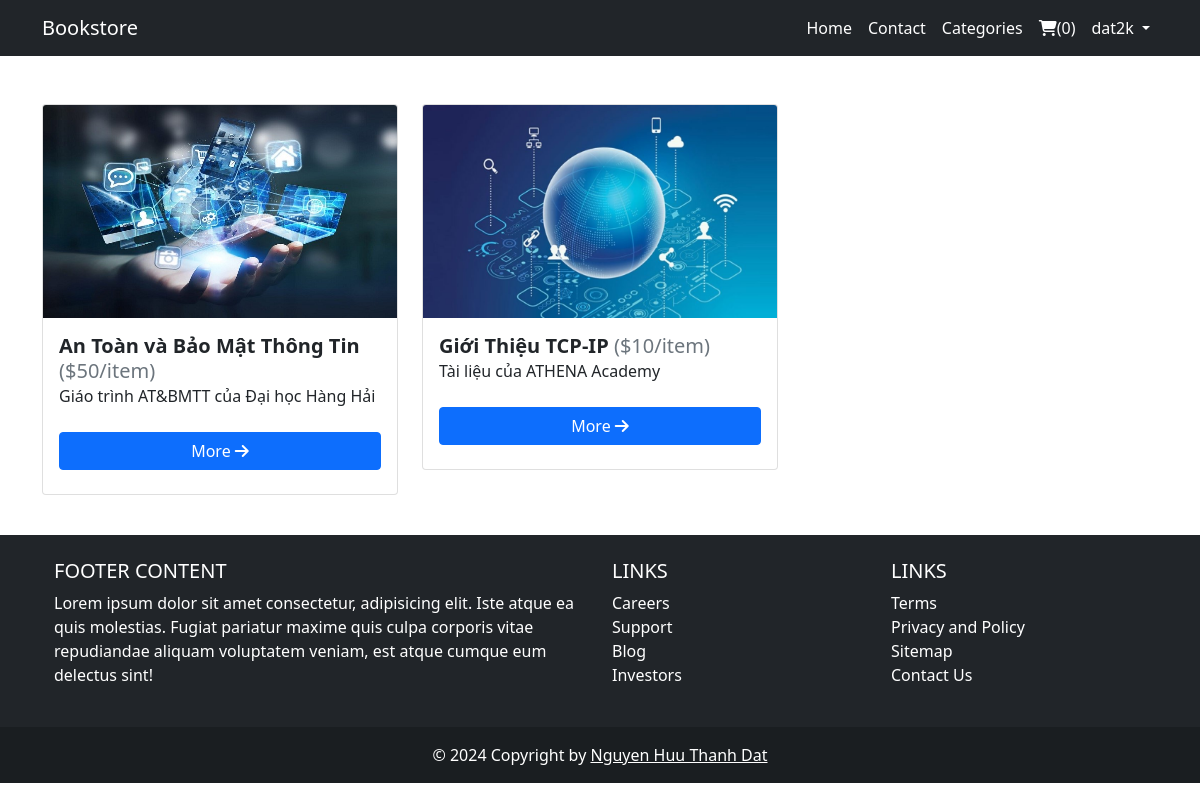
/categories/single-category.php?id=21 (signed in), run on the app's committed database.
### tables this page shows
CREATE TABLE `products` (
  `id` int(3) NOT NULL,
  `name` varchar(200) NOT NULL,
  `image` varchar(200) NOT NULL,
  `price` int(3) NOT NULL,
  `discount` int(3) NOT NULL,
  `file` text NOT NULL,
  `description` text NOT NULL,
  `status` int(1) NOT NULL DEFAULT 1,
  `category_id` int(3) NOT NULL,
  `created_at` timestamp NOT NULL DEFAULT current_timestamp()
);

### categories/single-category.php (the view, shortened to what this page needs)
<?php require  "../includes/header.php"; ?>
<?php require  "../config/config.php"; ?>
<?php
    if(isset($_GET['id'])) {
        $id = $_GET['id'];
        $rows = $conn->query("SELECT * FROM products WHERE status = 1 AND category_id = '$id'");
        $rows->execute();
        $allRows = $rows->fetchAll(PDO::FETCH_OBJ);
    }
?>
        <div class="row mt-5">
            <?php foreach($allRows as $product) : ?>
                <div class="col-lg-4 col-md-6 col-sm-10 offset-md-0 offset-sm-1">
                    <div class="card" >
                        <img height="213px" class="card-img-top" src="<?php echo IMGURL; ?>/<?php echo  $product->image; ?>">
                        <div class="card-body" >
                            <h5 class="d-inline"><b><?php echo  $product->name; ?></b> </h5>
                            <h5 class="d-inline"><div class="text-muted d-inline">($<?php echo  $product->price; ?>/item)</div></h5>
                            <p>
                                <?php
                                    $description = $product->description;
                                    echo $description;
                                ?>
                            </p>
                            <a href="<?php echo APPURL; ?>/shopping/single.php?id=<?php echo  $product->id; ?>"  class="btn btn-primary w-100 rounded my-2"> More <i class="fas fa-arrow-right"></i> </a>
                        </div>
                    </div>
                </div>
                <br>
            <?php endforeach; ?>
         </div>
<?php require  "../includes/footer.php"; ?>

### data on the page
products: image (picture), name "An Toàn và Bảo Mật Thông Tin", price "50", description "Giáo trình AT&BMTT của Đại học Hàng Hải"
products: image (picture), name "Giới Thiệu TCP-IP", price "10", description "Tài liệu của ATHENA Academy"

### other printed values
$getNumber->num_products "0"
$_SESSION['username'] "dat2k"
